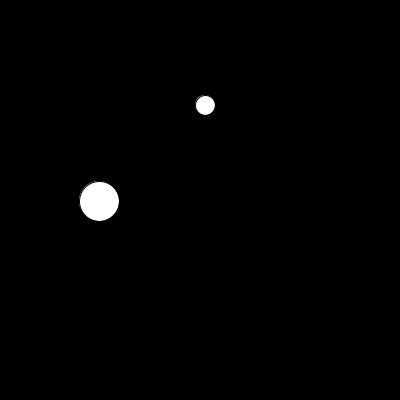
Frame 1 (no input)
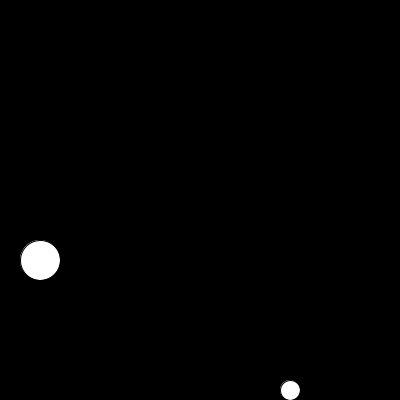
Frame 60 (the mouse pressed at the canvas centre just before this capture)
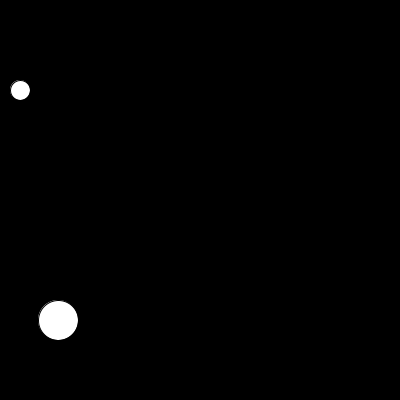
Frame 120 (the mouse held since frame 60 and released just before this capture)

The Processing sketch that drew these frames (run headless with seeded random() and noise(); from frame 60 on, the mouse is pressed at the canvas centre):

// Processing sketch: ball_array
// ── ball_array.pde
// MANY BOUNCING BALLS

float[] xPosition = {200, 100};
float[] yPosition = {100, 200};
int[] xDirection = {1, -1};
int[] yDirection = {1, 1};
int[] ballSize = {20, 40};
float[] speed = {5, 1};

void setup() {
  size(400, 400);
}

void draw() {
  background(0);

  // BOUNCE OFF RIGHT
  for (int i=0; i< 2; i++) {
    if (xPosition[i] > width-ballSize[i]/2) {
      xDirection[i] = -1;
    } 
    else if (xPosition[i] < ballSize[i]/2) {
      xDirection[i] = 1;
    } 
    else if (yPosition[i] > height-ballSize[i]/2) {
      yDirection[i] = -1;
    } 
    else if (yPosition[i] < ballSize[i]/2) {
      yDirection[i] = 1;
    }

    xPosition[i] += speed[i] * xDirection[i];
    yPosition[i] += speed[i] * yDirection[i];

    ellipse(xPosition[i], yPosition[i], ballSize[i], ballSize[i]);
  }
}
